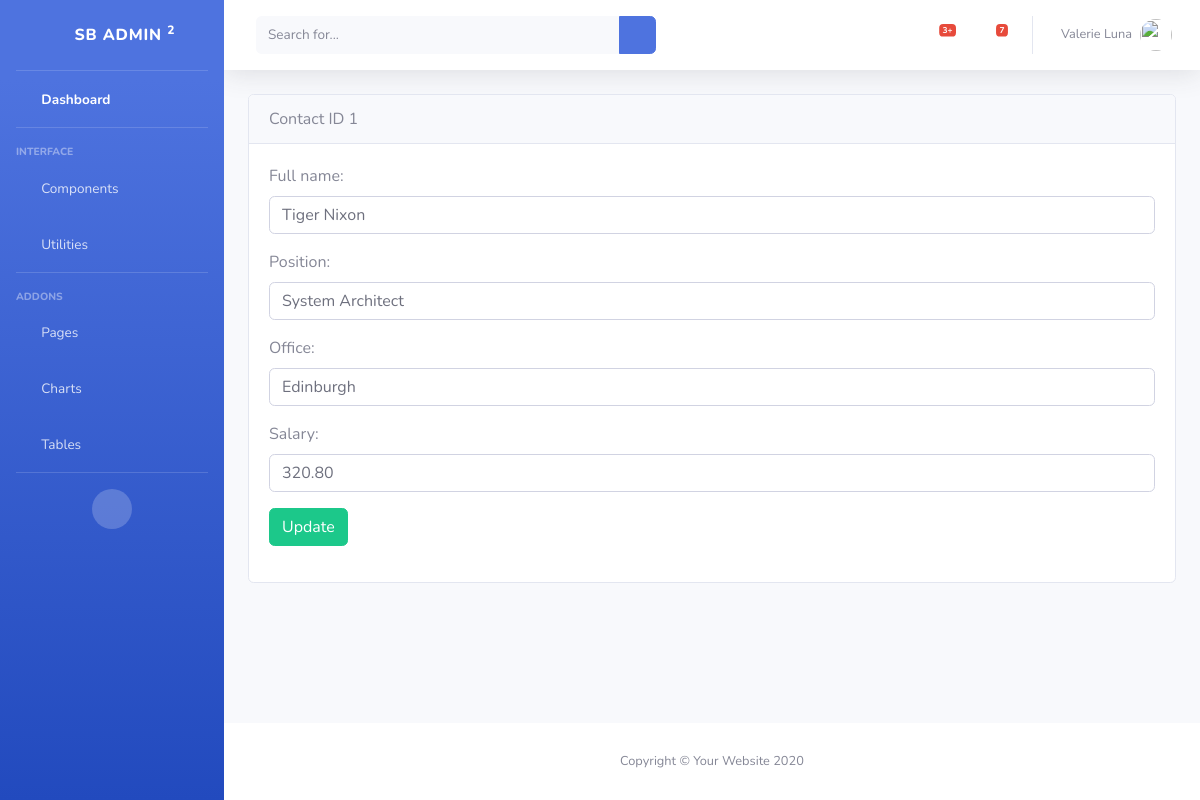
The page /contact_update/1 on the database as committed earlier.
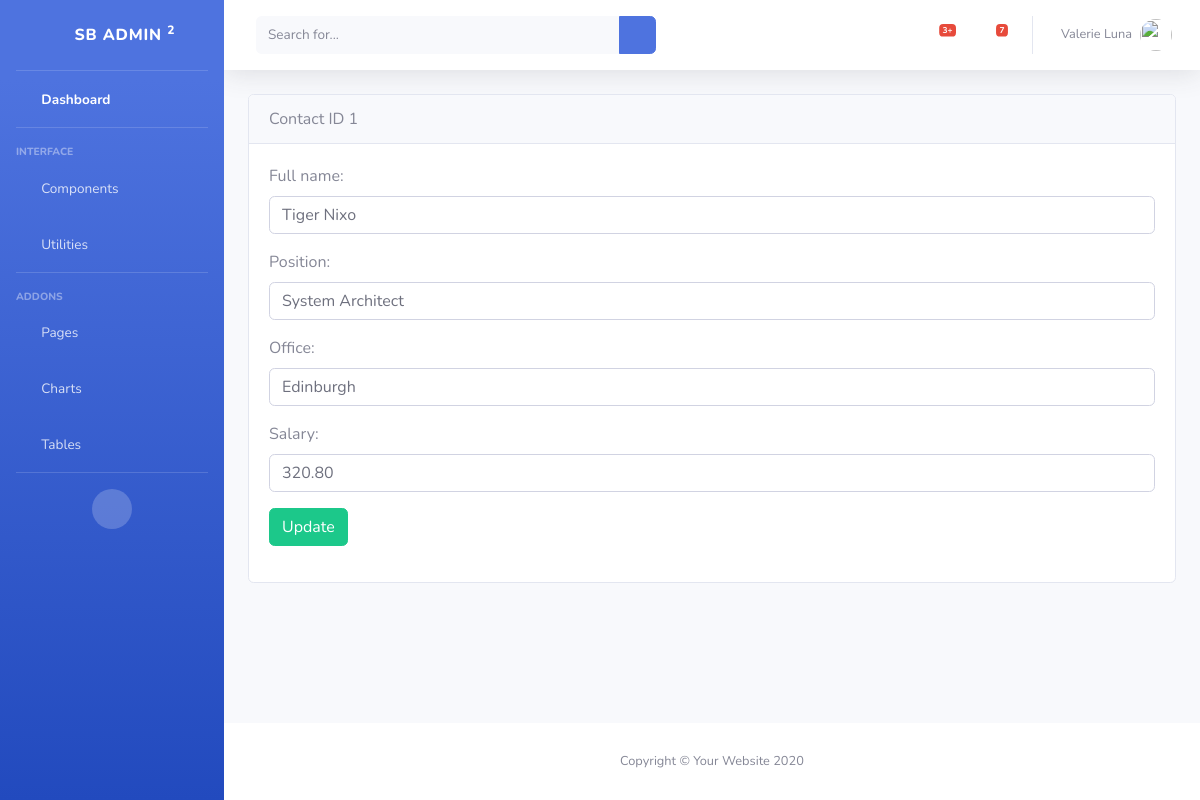
The same page on the database as committed later.
### home/models.py (models this page shows, shortened)
class Contact(models.Model):
    full_name = models.CharField(max_length = 50)
    position = models.CharField(max_length = 50)
    office = models.CharField(max_length = 50)
    salary = models.DecimalField(max_digits=6, decimal_places=2, default=0.00)
    class Meta:
        verbose_name = "contact"
        verbose_name_plural = "contacts"

### home/views.py (the view)
# urls.py: path('contact_update/<int:pk>', views.ContactUpdate.as_view(), name='contact_update'),
class ContactUpdate(UpdateView):
	model = Contact
	form_class = ContactForm
	success_url = reverse_lazy('home:contact_list')
	template_name = "home/contact_update.html"
	context_object_name = 'contact'

### home/forms.py
class ContactForm(forms.ModelForm):
    class Meta:
        model = Contact
        fields = '__all__'
        widgets = {
           'full_name' : forms.TextInput(attrs={'class':'form-control',  'required':'required',}),
            'position' : forms.TextInput(attrs={'class':'form-control',  'required':'required',}),
            'office' : forms.TextInput(attrs={'class':'form-control',  'required':'required',}),
            'salary' : forms.TextInput(attrs={'class':'form-control',  'required':'required',}),
           }

### templates/home/contact_update.html (shortened to what this page needs)
{% extends 'base.html' %}
{% load static %}
{% block content %}
 <div id="content-wrapper" class="d-flex flex-column">
    <div id="content">
      <nav class="navbar navbar-expand navbar-light bg-white topbar mb-4 static-top shadow">
        <form class="d-none d-sm-inline-block form-inline mr-auto ml-md-3 my-2 my-md-0 mw-100 navbar-search">
          <div class="input-group">
            <input type="text" class="form-control bg-light border-0 small" placeholder="Search for..." aria-label="Search" aria-describedby="basic-addon2">
            <div class="input-group-append">
              <button class="btn btn-primary" type="button">
                <i class="fas fa-search fa-sm"></i>
              </button>
            </div>
          </div>
        </form>
        <ul class="navbar-nav ml-auto">
          <li class="nav-item dropdown no-arrow mx-1">
            <a class="nav-link dropdown-toggle" href="#" id="alertsDropdown" role="button" data-toggle="dropdown" aria-haspopup="true" aria-expanded="false">
              <i class="fas fa-bell fa-fw"></i>
              <span class="badge badge-danger badge-counter">3+</span>
            </a>
          </li>
          <li class="nav-item dropdown no-arrow mx-1">
            <a class="nav-link dropdown-toggle" href="#" id="messagesDropdown" role="button" data-toggle="dropdown" aria-haspopup="true" aria-expanded="false">
              <i class="fas fa-envelope fa-fw"></i>
              <span class="badge badge-danger badge-counter">7</span>
            </a>
          </li>
          <li class="nav-item dropdown no-arrow">
            <a class="nav-link dropdown-toggle" href="#" id="userDropdown" role="button" data-toggle="dropdown" aria-haspopup="true" aria-expanded="false">
              <span class="mr-2 d-none d-lg-inline text-gray-600 small">Valerie Luna</span>
              <img class="img-profile rounded-circle" src="https://source.unsplash.com/QAB-WJcbgJk/60x60">
            </a>
          </li>
        </ul>
      </nav>
      <div class="container-fluid">
<div class="card mb-4">
    <div class="card-header">
      Contact ID {{contact.id}}
    </div>
    <div class="card-body">
        <form method="post">
            {{form.as_p}}
            <div class="form-group">
            <button type="submit" class="btn btn-success">Update</button>
            </div>
        </form>
    </div>
  </div>
      </div>
    </div>
    <footer class="sticky-footer bg-white">
      <div class="container my-auto">
        <div class="copyright text-center my-auto">
          <span>Copyright &copy; Your Website 2020</span>
        </div>
      </div>
    </footer>
  </div>
{% endblock %}

Rows that differ between the two databases and show on the page:
changed Contact "System Architect": full_name "Tiger Nixon" → "Tiger Nixo"
